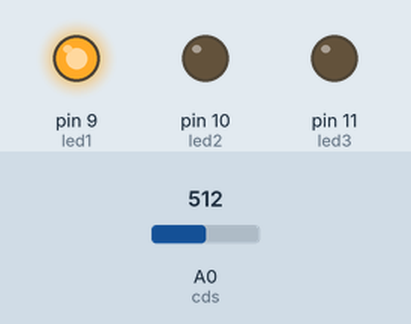
Simulated run of this sketch. Board: Arduino Uno, built with avr-gcc and run on an emulated ATmega328P. Parts: output pins drawn as LEDs (lit = HIGH). Inputs (shaded band) come from the test bench; at power-on: A0 (cds) = 512.

Above: at 1.2 s.
1.3 s: A0 (cds) set to 638
2.8 s: A0 (cds) set to 663
At 3.3 s:
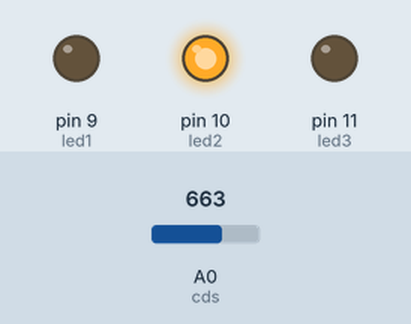
4.3 s: A0 (cds) set to 892
5.8 s: A0 (cds) set to 916
At 6.7 s:
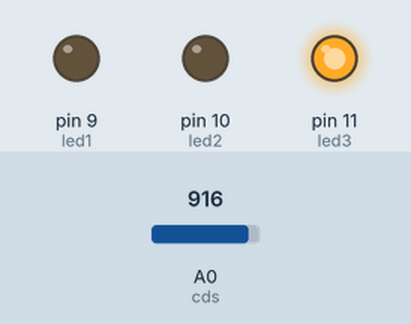
7.3 s: A0 (cds) set to 716
At 7.9 s:
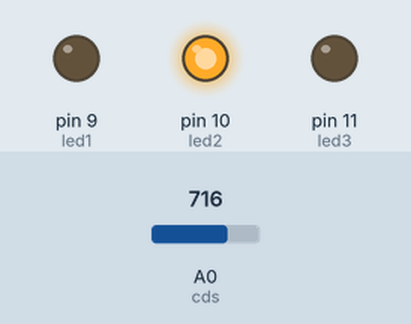
8.8 s: A0 (cds) set to 900
At 10.2 s:
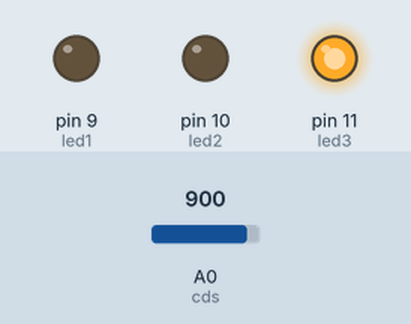
Timing chart, 0 to 11.3 s (numbered marks = the images above; inputs shaded):
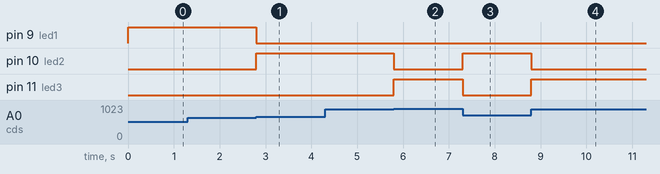

Measured:
- the behaviour switches between 649 and 650 on A0 (cds) (found by bisection; images 0 and 1)
- the behaviour switches between 899 and 900 on A0 (cds) (found by bisection; images 1 and 2)
- after the input at 1.3 s, every drawn part: stays the same
- after the input at 2.8 s, pin 9 (led1): HIGH → LOW at once; pin 10 (led2): LOW → HIGH at once
- after the input at 4.3 s, every drawn part: stays the same
- after the input at 5.8 s, pin 10 (led2): HIGH → LOW at once; pin 11 (led3): LOW → HIGH at once
- after the input at 7.3 s, pin 10 (led2): LOW → HIGH at once; pin 11 (led3): HIGH → LOW at once
- after the input at 8.8 s, pin 10 (led2): HIGH → LOW at once; pin 11 (led3): LOW → HIGH at once

The sketch:

3.CDS.3.ino
```cpp
const int cds=A0;
const int led1=9;
const int led2=10;
const int led3=11;

int sensorValue=0;

void setup() {
  // put your setup code here, to run once:

  pinMode(led1,OUTPUT);
  pinMode(led2,OUTPUT);
  pinMode(led3,OUTPUT);
}

void loop() {
  // put your main code here, to run repeatedly:

  sensorValue=analogRead(cds);
  sensorValue=map(sensorValue,400,900,1,3);

  if(sensorValue==1){
    digitalWrite(led1,HIGH);
    digitalWrite(led2,LOW);
    digitalWrite(led3,LOW);
  }
  else if(sensorValue==2){
    digitalWrite(led1,LOW);
    digitalWrite(led2,HIGH);
    digitalWrite(led3,LOW);
  }
  else if(sensorValue==3){
    digitalWrite(led1,LOW);
    digitalWrite(led2,LOW);
    digitalWrite(led3,HIGH);
  }
  delay(2);
}
```
